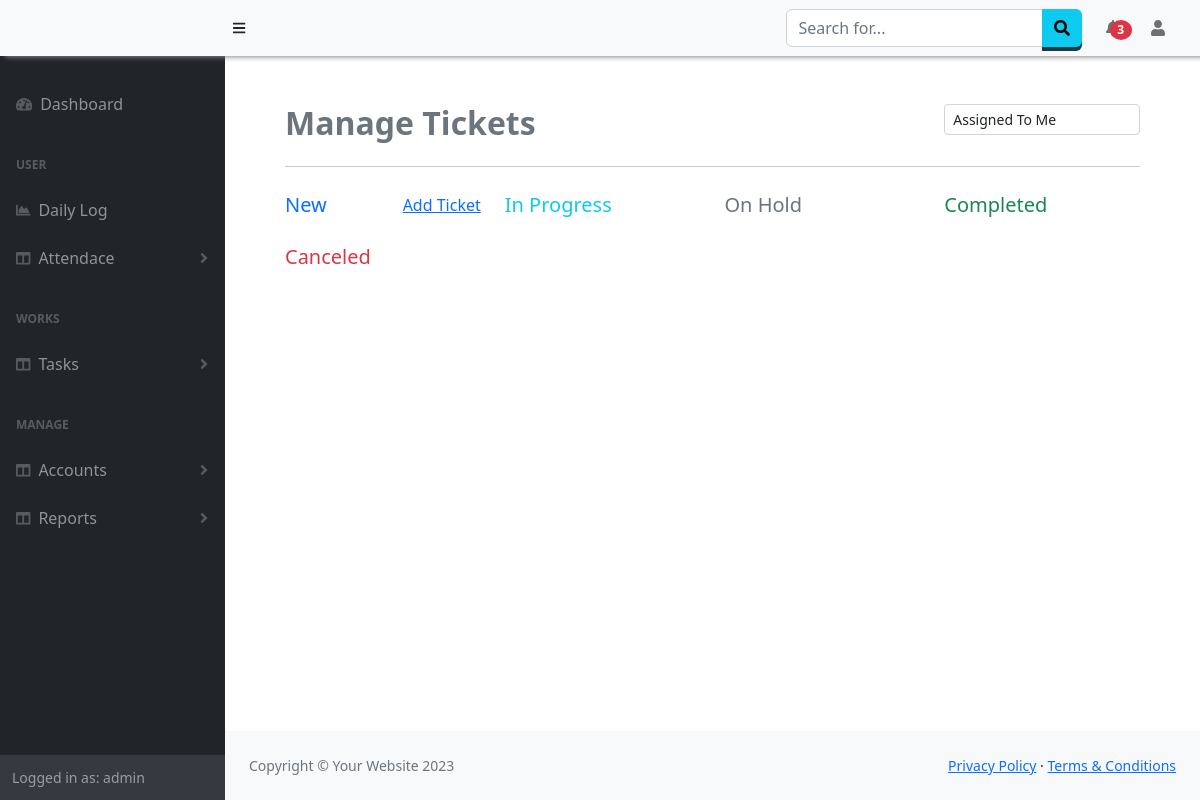
/Issue/ (signed in), run on an earlier commit of the app's database.
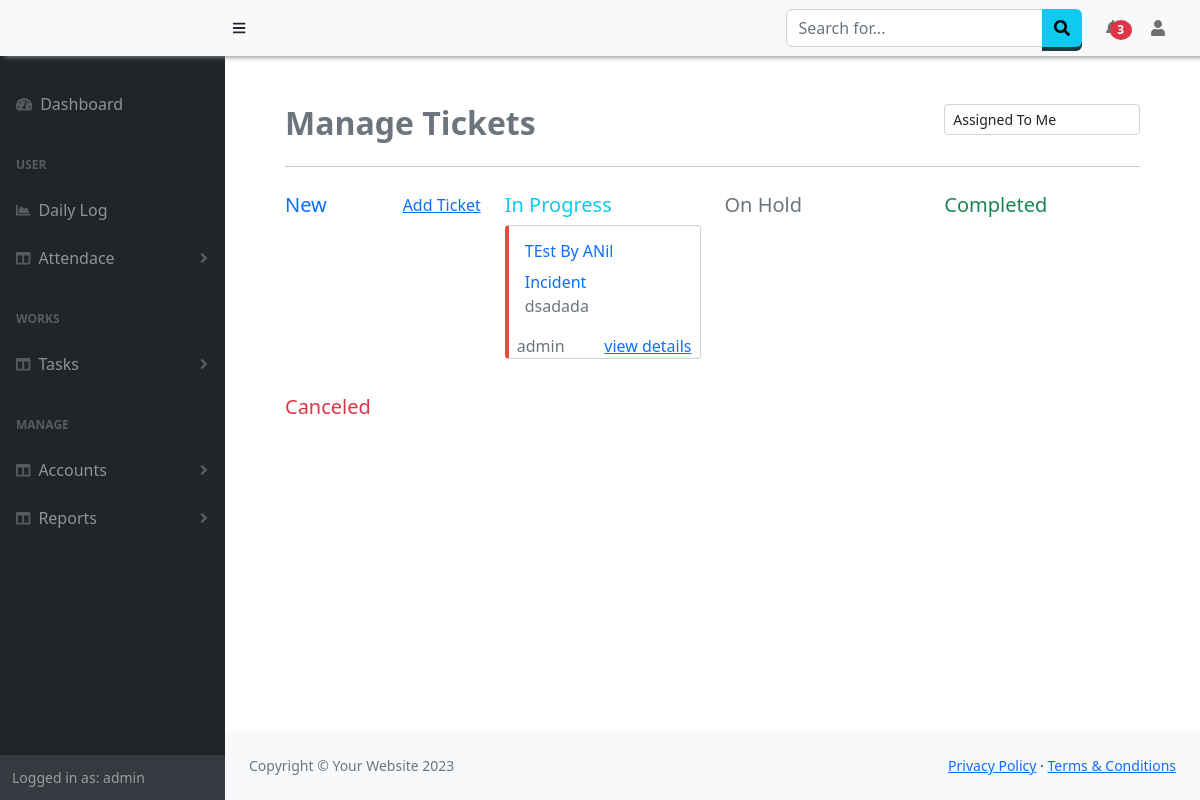
And on a later commit of the database.
### Issue/models.py (models this page shows, shortened)
class Ticket(models.Model):
    ticket_name= models.CharField(max_length=30)
    ticket_type= models.CharField(max_length=30)
    short_desc= models.CharField(max_length=130,null=True)
    open_date= models.DateField(auto_now=True)
    affected_user= models.ForeignKey(employee,null=True,on_delete=models.SET_NULL)
    priority= models.CharField(max_length=30)
    state= models.CharField(max_length=30,default="New",null=True)
    last_updated= models.DateTimeField(auto_now=True)
    assigned_grp= models.CharField(max_length=30,null=True)
    assigned_to= models.ForeignKey(User,on_delete=models.SET_NULL,null=True)
    email= models.EmailField(max_length=100,null=True)
    comments= models.CharField(max_length=120,null=True)

### Issue/views.py (the view)
# urls.py: path('', views.index, name="allcustomers"),
def index(request):
    allusers =User.objects.all().values('id','username')
    ticket = Ticket.objects.all()
    mytickets = Ticket.objects.filter(assigned_to= request.user)
    customer = employee.objects.all().values()
    dic = {
        'ticket':ticket,
        'users':list(allusers),
        'customer':list(customer),
        'mytickets':mytickets
        }
    return render(request, 'Issues/allIssues.html', dic)

### Issue/templates/Issues/allIssues.html (shortened to what this page needs)
{% extends "base.html" %}
{% block script %}
<link href="/static/css/drag-n-drop.css" rel="stylesheet" />
{% endblock %}
{% block content %}
<div class="container">
    <div class="table-wrapper">
        <div class="table-title">
            <div class="row d-flex justify-content-between">
                <div class="col-sm-4 col-md-6 col-xs-8 col-12 text-secondary">
                    <h2><b>Manage Tickets</b></h2>
                </div>
                <div class="col-sm-3 col-12">
                    <select id="sview" class="form-control form-control-sm">
                        <option value="assignedcard">Assigned To Me</option>
                    </select>
                </div>
            </div>
        </div><hr>
        <div id="myAssignedView" class="mt-2 mb-3">
            <div class="row">
                <div class="column column-todo col-12 col-md-3 col-sm-6" id="new" ondrop="drop(event)" ondragover="allowDrop(event)" >
                    <div class="d-flex justify-content-between">
                        <div ><h5 class="text-primary">New</h5></div>
                        <div ><a href="#" data-bs-toggle="modal" data-bs-target="#ticketModal"><span>Add Ticket</span></a></div>
                    </div>
                </div>
                <div class="column column-todo col-12 col-md-3 col-sm-6" id="inprogress" ondrop="drop(event)" ondragover="allowDrop(event)">
                    <div class="d-flex justify-content-between">
                        <div ><h5 class="text-info">In Progress</h5></div>
                    </div>
                    {%for i in mytickets %}
                    {% if i.state == 'InProgress' %}
                    <div draggable="true" ondragstart="drag(event)" data-id="{{i.id}}" class="card  mb-3 rounded-1" style="border-left: 0.25rem solid{% if i.priority == 'high' %}#e74a3b{% elif i.priority == 'medium' %}#36b9cc{% elif i.priority == 'low' %}#4e73df {% endif %};">
                        <div class="card-body text-primary">
                        <h6 class="card-title">{{i.ticket_name}}</h6>
                        <span class="fw-light">{{i.ticket_type}}</span>
                        <p class="card-text text-secondary mt-0"> {{i.short_desc}}</p>
                        </div>
                        <div class="d-flex justify-content-between">
                            <div ><span class="ms-2 text-secondary">{{i.assigned_to}}</span></div>
                            <div ><span class="me-2"><a href="{% url 'issueDetails' issueid=i.id %}">view details</a></span></div>
                        </div>
                    </div>
                    {% endif %}
                    {% endfor %}
                </div>
                <div class="column column-todo col-12 col-md-3 col-sm-6" id="hold" ondrop="drop(event)" ondragover="allowDrop(event)">
                    <div class="d-flex justify-content-between">
                        <div ><h5 class="text-secondary">On Hold</h5></div>
                    </div>
                </div>
                <div class="column column-todo col-12 col-md-3 col-sm-6" id="complete" ondrop="drop(event)" ondragover="allowDrop(event)">
                    <div class="d-flex justify-content-between">
                        <div ><h5 class="text-success">Completed</h5></div>
                    </div>
                </div>
                <div class="column column-todo col-12 col-md-3 col-sm-6" id="canceled" ondrop="drop(event)" ondragover="allowDrop(event)">
                    <div class="d-flex justify-content-between">
                        <div ><h5 class="text-danger">Canceled</h5></div>
                    </div>
                </div>
            </div>
        </div>
    </div>
</div>
{% endblock %}

What changed in the data, as far as the page shows it:
added Ticket: ticket_name "TEst By ANil", ticket_type "Incident", short_desc "dsadada", assigned_to "admin"
